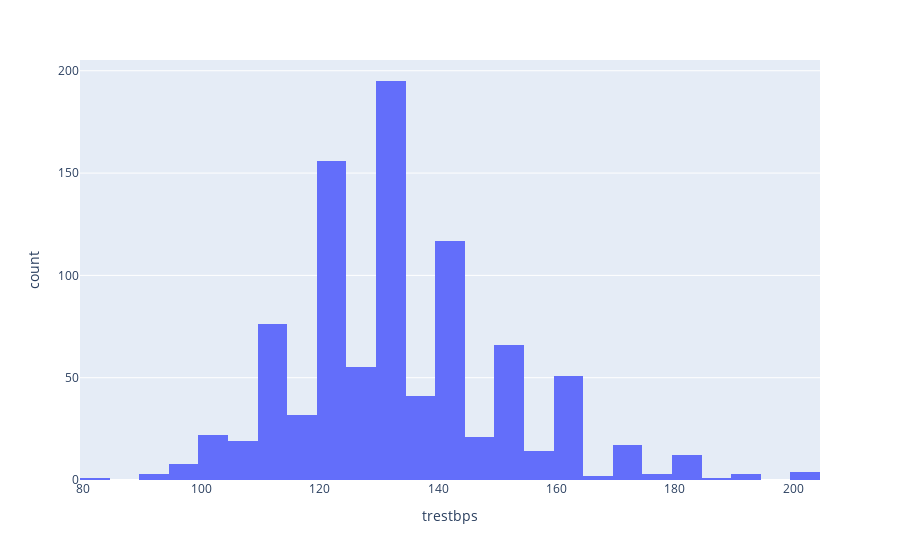

Source (notebook cell):
### Markdown cell above
### Observation
1. `Outlier from the trestbps is removed`.

### Code cell
# Let's plot trestbps
fig = px.histogram(df, x = 'trestbps')
fig.show()

### Figure 1 — Plotly figure (JSON) as saved in the notebook; plotly's stock layout.template omitted (floating-point values rounded to 4 significant figures; data arrays with more than 128 entries replaced by an {"elided": "..."} marker saying what was removed)
{"data": [{"alignmentgroup": "True", "bingroup": "x", "hovertemplate": "trestbps=%{x}<br>count=%{y}<extra></extra>", "legendgroup": "", "marker": {"color": "#636efa", "pattern": {"shape": ""}}, "name": "", "offsetgroup": "", "orientation": "v", "showlegend": false, "type": "histogram", "x": {"elided": "919 int values"}, "xaxis": "x", "yaxis": "y"}], "layout": {"barmode": "relative", "legend": {"tracegroupgap": 0}, "margin": {"t": 60}, "xaxis": {"anchor": "y", "domain": [0, 1], "title": {"text": "trestbps"}}, "yaxis": {"anchor": "x", "domain": [0, 1], "title": {"text": "count"}}}}
